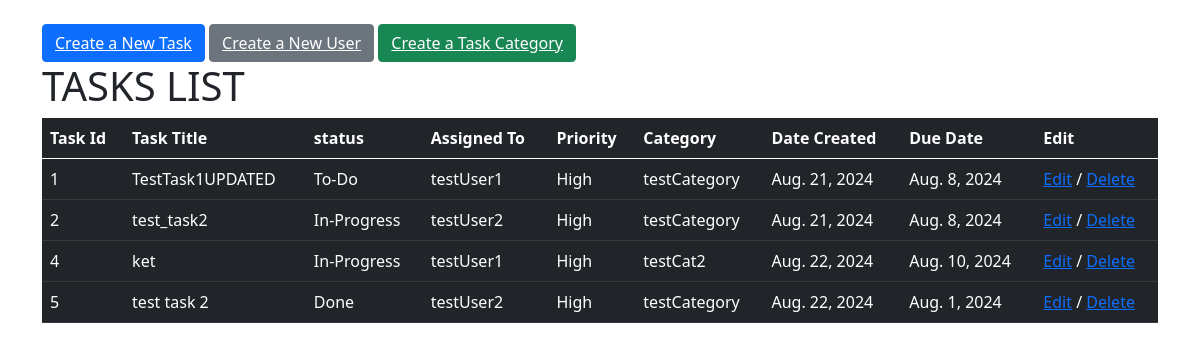
The page / on the database its author committed.
### tasks/models.py (models this page shows)
class Task(models.Model):
    t_id = models.AutoField(primary_key=True, unique=True)
    title = models.CharField(max_length=300)
    description = models.TextField()
    status = models.CharField(max_length=100, choices=[
        ('To-Do', 'To-Do'),
        ('In-Progress', 'In-Progress'),
        ('Done', 'Done')
    ])
    date_created = models.DateField(default=datetime.date.today)
    due_date = models.DateField()
    priority = models.CharField(max_length=100,choices=[
        ('low','Low'),
        ('medium','Medium'),
        ('high','High')
    ])
    category = models.ForeignKey(TaskCategoy, on_delete=models.CASCADE, null=True, blank=True)
    assigned_to = models.ForeignKey(Member, on_delete=models.CASCADE, null=True,blank=True)
    def __str__(self) -> str:
        return self.title

class Member(models.Model):
    name = models.CharField(max_length=300,null=True)
    u_id = models.AutoField(primary_key=True)
    email = models.EmailField(max_length=255, unique=True)
    password = models.CharField(max_length=255)
    def __str__(self) -> str:
        return self.name

class TaskCategoy(models.Model):
    name = models.CharField(max_length=255)
    description = models.TextField()
    def __str__(self):
        return self.name

### tasks/views.py (the view)
# urls.py: path('',views.task_list,name='task_list'),
def task_list(request):
    tasks = Task.objects.all()
    print(tasks)
    return render(request, 'task_list.html', {'tasks': tasks})

### templates/task_list.html
{% extends 'base.html' %}
{% load static %}
{% block content %}
<div class="container" >
    <div class="row">
        <div class="col-md-12">
            <br>
            <button type="button" class="btn btn-primary"> <a href="/task_create/" style="color: white;">Create a New Task</a></button>
            <button type="button" class="btn btn-secondary"><a href="/user_create/" style="color: white;">Create a New User</a></button>
            <button type="button" class="btn btn-success"><a href="/category_create/" style="color: white;" >Create a Task Category</a></button>
            <h1>TASKS LIST</h1>
            <table class="table table-hover table-dark">
                <thead>
                  <tr>
                    <th scope="col">Task Id</th>
                    <th scope="col">Task Title</th>
                    <th scope="col">status</th>
                    <th scope="col">Assigned To</th>
                    <th scope="col">Priority</th>
                    <th scope="col">Category</th>
                    <th scope="col">Date Created</th>
                    <th scope="col">Due Date</th>
                    <th scope="col">Edit</th>
                  </tr>
                </thead>
                <tbody>
                    {%for task in tasks%}
                  <tr>
                    <td>{{task.t_id}}</td>
                    <td>{{task.title}}</td>
                    <td>{{task.status}}</td>
                    <td>{{task.assigned_to}}</td>
                    <td>{{task.priority}}</td>
                    <td>{{task.category}}</td>
                    <td>{{task.date_created}}</td>
                    <td>{{task.due_date}}</td>
                    <td><a href="/task_update/{{task.t_id}}/">Edit</a> / <a href="/task_delete/{{task.t_id}}/">Delete</a></td>
                  </tr>
                  {%endfor%}
                </tbody>
              </table>
        </div>
    </div>
</div>
{% endblock content %}

### templates/base.html (shortened to what this page needs)
<!DOCTYPE html>
{% load static %}
<html lang="en">
<head>
    <link href="https://cdn.jsdelivr.net/npm/bootstrap@5.0.2/dist/css/bootstrap.min.css" rel="stylesheet">
</head>
<body>
    {% block content %}
    {% endblock %}
</body>
</html>

### rows shown on the page
Task: t_id "1", title "TestTask1UPDATED", status "To-Do", assigned_to "testUser1", priority "High", category "testCategory", date_created "Aug. 21, 2024", due_date "Aug. 8, 2024"
Task: t_id "2", title "test_task2", status "In-Progress", assigned_to "testUser2", priority "High", category "testCategory", date_created "Aug. 21, 2024", due_date "Aug. 8, 2024"
Task: t_id "4", title "ket", status "In-Progress", assigned_to "testUser1", priority "High", category "testCat2", date_created "Aug. 22, 2024", due_date "Aug. 10, 2024"
Task: t_id "5", title "test task 2", status "Done", assigned_to "testUser2", priority "High", category "testCategory", date_created "Aug. 22, 2024", due_date "Aug. 1, 2024"
